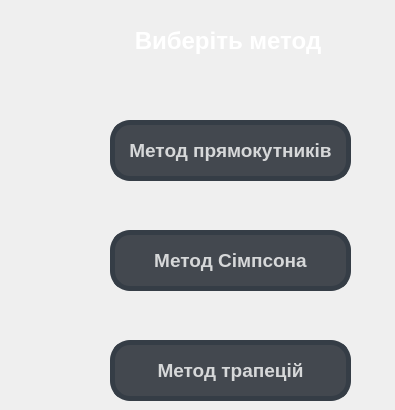
    <widget class="QWidget" name="page_menu">
     <widget class="QPushButton" name="pushButtonTo1">
      <property name="geometry">
       <rect>
        <x>110</x>
        <y>120</y>
        <width>241</width>
        <height>61</height>
       </rect>
      </property>
      <property name="font">
       <font>
        <family>Segoe UI</family>
        <pointsize>14</pointsize>
        <weight>75</weight>
        <bold>true</bold>
       </font>
      </property>
      <property name="cursor">
       <cursorShape>PointingHandCursor</cursorShape>
      </property>
      <property name="styleSheet">
       <string notr="true">QPushButton{
	border-style:  solid;
	border-radius: 20px;
	border-width: 5px;
	color: rgba(255, 255, 255, 200);
	border-color:rgb(53, 61, 70);
	background-color: rgb(67, 72, 79);
	text-align: center;
}

QPushButton:hover{
	background-color: rgb(99, 107, 117);
}

QPushButton:pressed{
	background-color: rgb(47, 51, 56);
}
</string>
      </property>
      <property name="text">
       <string>Метод прямокутників</string>
      </property>
     </widget>
     <widget class="QPushButton" name="pushButtonTo2">
      <property name="geometry">
       <rect>
        <x>110</x>
        <y>230</y>
        <width>241</width>
        <height>61</height>
       </rect>
      </property>
      <property name="font">
       <font>
        <family>Segoe UI</family>
        <pointsize>14</pointsize>
        <weight>75</weight>
        <bold>true</bold>
       </font>
      </property>
      <property name="cursor">
       <cursorShape>PointingHandCursor</cursorShape>
      </property>
      <property name="styleSheet">
       <string notr="true">QPushButton{
	border-style:  solid;
	border-radius: 20px;
	border-width: 5px;
	color: rgba(255, 255, 255, 200);
	border-color:rgb(53, 61, 70);
	background-color: rgb(67, 72, 79);
	text-align: center;
}

QPushButton:hover{
	background-color: rgb(99, 107, 117);
}

QPushButton:pressed{
	background-color: rgb(47, 51, 56);
}
</string>
      </property>
      <property name="text">
       <string>Метод Сімпсона</string>
      </property>
     </widget>
     <widget class="QPushButton" name="pushButtonTo3">
      <property name="geometry">
       <rect>
        <x>110</x>
        <y>340</y>
        <width>241</width>
        <height>61</height>
       </rect>
      </property>
      <property name="font">
       <font>
        <family>Segoe UI</family>
        <pointsize>14</pointsize>
        <weight>75</weight>
        <bold>true</bold>
       </font>
      </property>
      <property name="cursor">
       <cursorShape>PointingHandCursor</cursorShape>
      </property>
      <property name="styleSheet">
       <string notr="true">QPushButton{
	border-style:  solid;
	border-radius: 20px;
	border-width: 5px;
	color: rgba(255, 255, 255, 200);
	border-color:rgb(53, 61, 70);
	background-color: rgb(67, 72, 79);
	text-align: center;
}

QPushButton:hover{
	background-color: rgb(99, 107, 117);
}

QPushButton:pressed{
	background-color: rgb(47, 51, 56);
}
</string>
      </property>
      <property name="text">
       <string>Метод трапецій</string>
      </property>
     </widget>
     <widget class="QLabel" name="label_intro">
      <property name="geometry">
       <rect>
        <x>70</x>
        <y>10</y>
        <width>316</width>
        <height>62</height>
       </rect>
      </property>
      <property name="font">
       <font>
        <family>Segoe UI</family>
        <pointsize>18</pointsize>
        <weight>75</weight>
        <bold>true</bold>
       </font>
      </property>
      <property name="layoutDirection">
       <enum>Qt::LeftToRight</enum>
      </property>
      <property name="styleSheet">
       <string notr="true">color: rgb(255, 255, 255);</string>
      </property>
      <property name="frameShape">
       <enum>QFrame::NoFrame</enum>
      </property>
      <property name="text">
       <string>Виберіть метод</string>
      </property>
      <property name="alignment">
       <set>Qt::AlignCenter</set>
      </property>
     </widget>
    </widget>
